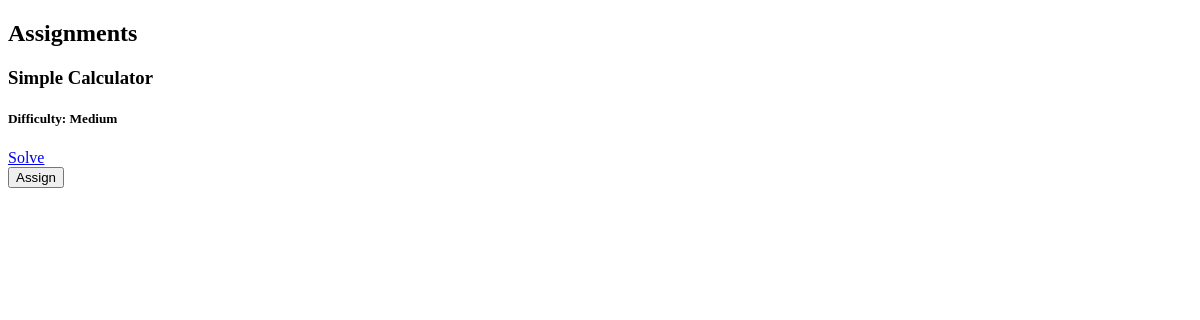
Before: /lab/assignments/all (signed in) with the older database file.
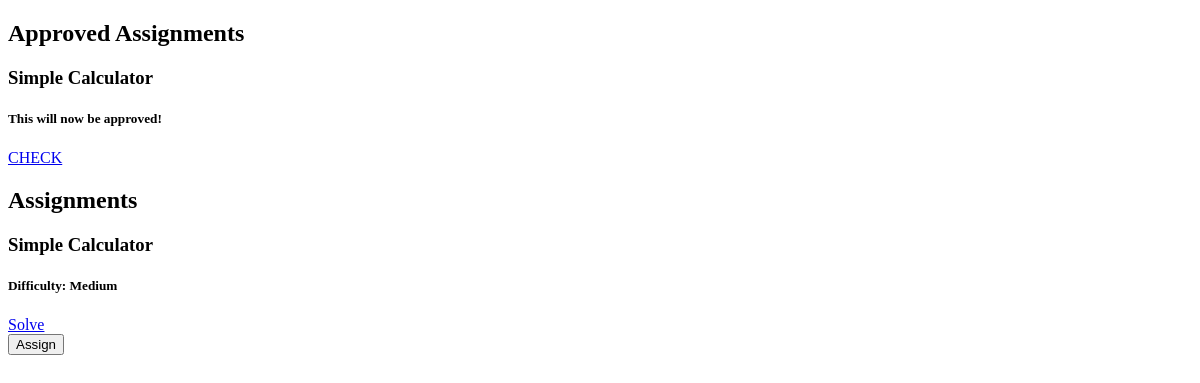
After: the same page with the newer database file.
### lab/models.py (models this page shows, shortened)
class Assignments(models.Model):
    title = models.CharField(max_length=150, default='')
    description = models.TextField(default='')
    objective = models.TextField(default='')
    task = models.TextField(default='')
    input_content = models.TextField(default='')
    output_content = models.TextField(default='')
    status = models.BooleanField(default=False)

class AssignmentSubmissions(models.Model):
    author = models.ForeignKey(CustomUser, on_delete=models.CASCADE)
    problem = models.ForeignKey(Assignments, on_delete=models.CASCADE)
    code = models.FileField(upload_to='assignmentSubmissions/')
    approved = models.BooleanField(default=False)
    reviewed = models.BooleanField(default=False)
    teachers_remarks = models.TextField(default='')

### lab/views.py (the view)
# urls.py: path('assignments/all', lab_views.labAssignments, name='lab-labassignments'),
def labAssignments(request):
    if request.user.is_authenticated:
        if request.user.position == 'Student':
            assignments = Assignments.objects.all()
            rejected_submissions = AssignmentSubmissions.objects.filter(reviewed=True, approved=False)
            accepted_submissions = AssignmentSubmissions.objects.filter(reviewed=True, approved=True)
            if assignments:
                context = {
                    'problems': assignments,
                    'rejected_submissions': rejected_submissions,
                    'accepted_submissions': accepted_submissions
            }
            else:
                context = {
                    'alert': "No assignments given yet."
                }
            for sub in accepted_submissions:
                print(sub.problem.title)
            for s in rejected_submissions:
                print(s.teachers_remarks)
            return render(request, 'lab/assignment.html', context)
        else:
            return redirect('lab-labproblems')
    else:
        messages.success(request, 'You need to login to first.')
        return redirect('user-login')

### lab/templates/lab/assignment.html (shortened to what this page needs)
<!DOCTYPE html>
<html lang="en">
<head>
</head>
<body>
    {% if accepted_submissions %}
        <h2>Approved Assignments</h2>
        {% for accepted in accepted_submissions %}
            <h3>{{ accepted.problem.title }}</h3>
            <h5><p>{{ accepted.teachers_remarks }}</p></h5>
            <a href="http://127.0.0.1:8000/lab/accepted/one/{{accepted.id}}">CHECK</a>
        {% endfor %}
    {% endif %}
    {% if problems %}
        <h2>Assignments</h2>
        {% for i in problems %}
            <h3>{{i.title}}</h3>
            <h5>{{i.description}}</h5>
            <div>
                <a href="all/{{i.id}}">Solve</a>
            </div>
            <form action="{{i.id}}" method="POST">
                <button type="submit">Assign</button>
            </form>
        {% endfor %}
    {% endif %}
</body>
</html>

Changed rows visible on the page:
added AssignmentSubmissions: problem "Simple Calculator", teachers_remarks "This will now be approved!"
Other visible differences:
text now shown: "Approved Assignments"
